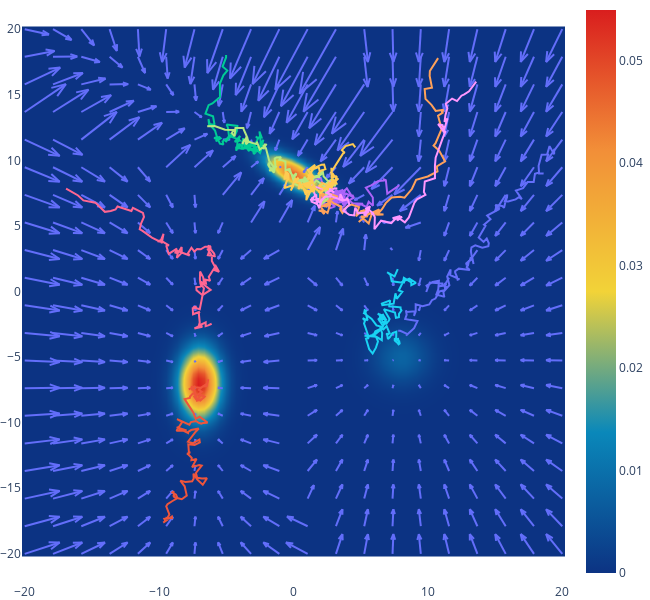

Notebook code cell kept with this figure:
### Markdown cell above
Se generarán 5 muestras a partir de la GMM definida anteriormente:

### Code cell
gmm_plot_samples(gmm, n_samples=10, prior_range=[-20, 20])
